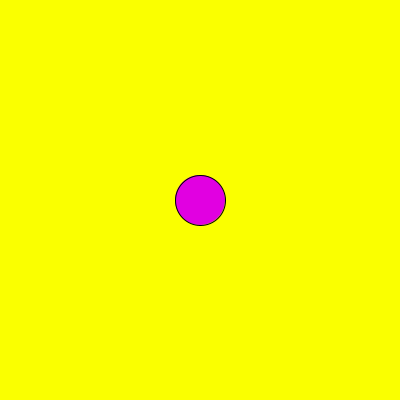
Frame 1 (no input)
Frame 60 (the mouse pressed at the canvas centre just before this capture): identical to frame 1, image omitted
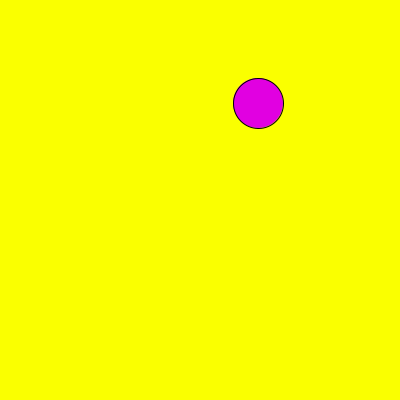
Frame 120 (the mouse held since frame 60 and released just before this capture)

The Processing sketch that drew these frames (run headless with seeded random() and noise(); from frame 60 on, the mouse is pressed at the canvas centre):

// Processing sketch: slipperydot
// ── slipperydot.pde
// create three integer variables to  
    //    represent the x, y, and the size of the ellipse
    int X = 200;
    int Y = 200;
    int s = 50;
    
    
    void setup() {
     size(400,400);
    
    }
    
    void draw() {
      //set the background color of your sketch
      background(250, 255, 0);
      //draw an ellipse. Make sure it fits in the window.
      fill(225, 0, 225);
      ellipse(X, Y, s, s);
      //use the variables created in step 4 in place of the numbers
      //   in your ellipse
    
    }
    
    void mousePressed() {
      //6a. create an integer variable called distance
      int distance = 10;
      //6b. use the getDistance method to initialize your varible
      distance = getDistance(mouseX, mouseY, X, Y);
      //    use the mouse's x and y and the x and y of your ellipse 
     print(distance);
      //print the distance variable
    if(distance < s){
      X= (int) random(0, 400);
      Y = (int) random(0, 400);
    }
      
      //8a. make an if statement to check if the distance variable
      //   is within the size of the ellipse
      
        //8b.  set the x and y of the ellipse to a random location on the window
       
      
    }
    
    int getDistance(int x1, int y1, int x2, int y2) {
      return (int)Math.sqrt(Math.pow((x1-x2),2) + Math.pow((y1-y2),2));
    }
